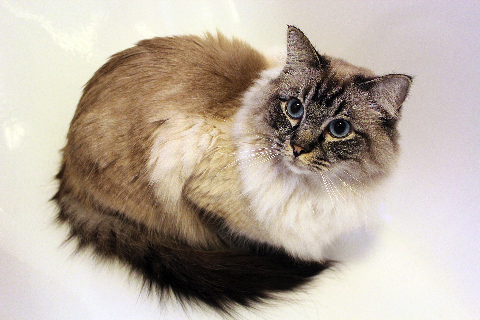
#> input picture 087-image-get-putpixel/kitty.jpg, 480 x 320 px
$ python main.py
#> lines starting #> are read from the running program, lines starting #| are printed output that depends on the picture
from PIL import Image

def add_cv(initial, amt):
    """Adds amt to initial, but limits the value to 255"""
    assert(amt >= 0)
    total = initial + amt
    return (total <= 255 and total) or 255

def sub_cv(initial, amt):
    """Subtracts amt from initial, but will not drop below 0"""
    assert(amt >= 0)
    total = initial - amt
    return (total >= 0 and total) or 0

kity = Image.open("kitty.jpg")
#> kity is the input picture: PIL image 480x320 RGBA; mean R, G, B, A 184, 172, 160.1, 255
kW, kH = kity.size
#> kW = 480; kH = 320

# Make all pixels more red and less green
for pY in range(kH):
    for pX in range(kW):
        # Get current pixel color values
        pR, pG, pB, pA = kity.getpixel((pX, pY))
        print("Pixel at ({0}, {1}) has color value ({2}, {3}, {4}, {5}).".format(pX, pY, pR, pG, pB, pA))

        # Set with 25 more red and 30 less green
        kity.putpixel((pX, pY), (add_cv(pR, 25), sub_cv(pG, 30), pB, pA))
        pnR, pnG, pnB, pnA = kity.getpixel((pX, pY))
        print("({0}, {1}) has been changed to ({2}, {3}, {4}, {5}).".format(pX, pY, pnR, pnG, pnB, pnA))
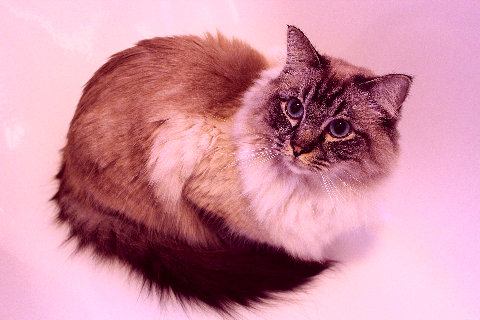
#> kity: PIL image 480x320 RGBA; mean R, G, B, A 205.4, 143.1, 160.1, 255

kity.save("kitty-colorized.png")
print("\nFile saved")
